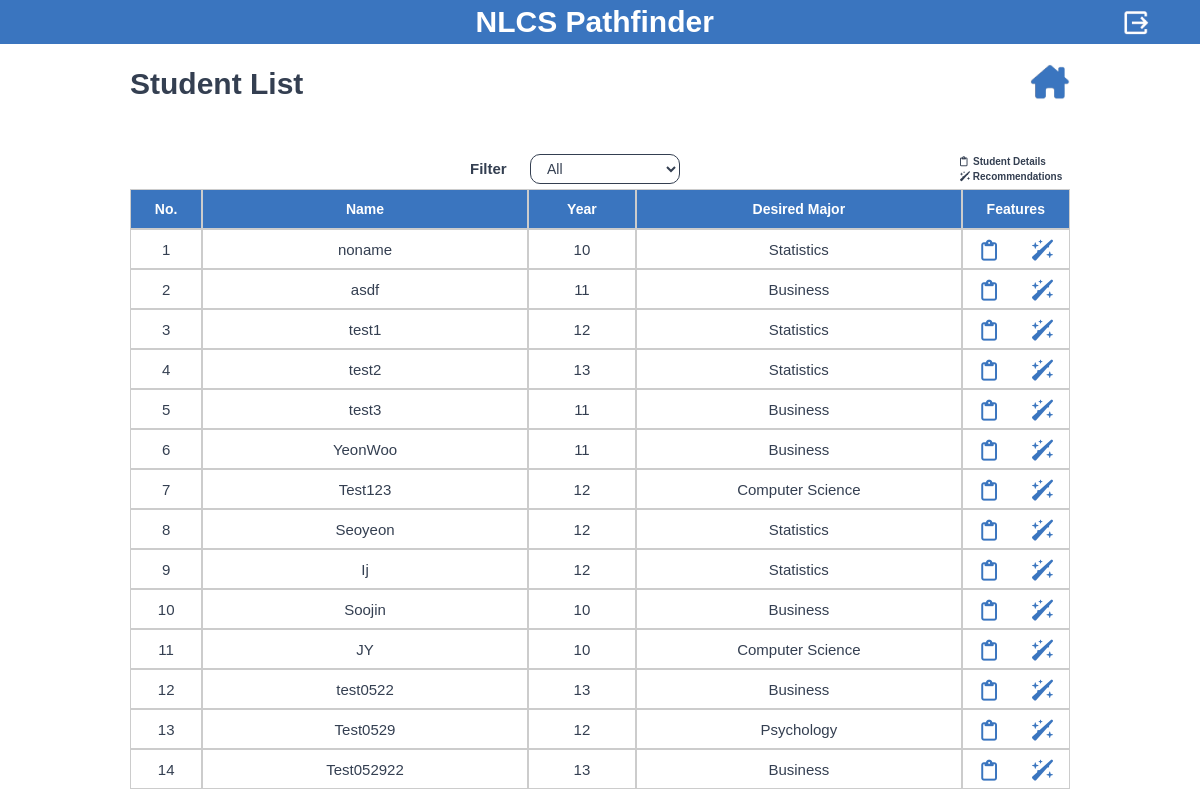
The app's page /counselor-checkstudents/0/ (signed in) with its own data.
### student/models.py (models this page shows, shortened)
class Student(models.Model):
    GRADE_CHOICES = [
        (10, 'Year 10'),
        (11, 'Year 11'),
        (12, 'Year 12'),
        (13, 'Year 13'),
    ]
    name = models.TextField(max_length=60, default="noname")
    grade = models.IntegerField(choices=GRADE_CHOICES)
    university = models.ForeignKey(University, on_delete=models.CASCADE, default=None)
    major = models.ForeignKey(Major, on_delete=models.CASCADE)
    ib_subject = models.TextField(max_length=60, null=True)
    ib_ia_title = models.TextField(max_length=250, null=True)
    strength = models.TextField(max_length=5000, null=True)
    weakness = models.TextField(max_length=5000, null=True)
    recommendation = models.TextField(max_length=5000, null=True)
    is_active = models.BooleanField(default=True)

### manager/models.py (models this page shows)
class Major(models.Model):
    name = models.CharField(max_length=50)
    def __str__(self):
        return self.name

### counselor/views.py (the view)
# urls.py: path('counselor-checkstudents/<int:year>/', views.counselor_checkstudents, name='counselor-checkstudents'),
@login_required
def counselor_checkstudents(request, year):
    students = Student.objects.all()
    if year==0:
        pass
    else:
        students = Student.objects.filter(grade=year).order_by('pk')
    context ={
        'students' : students,
        'year': year,
        'year_list': [0, 10, 11, 12, 13],
    }
    return render(request, 'counselor_studentlist.html', context)

### counselor/templates/counselor_studentlist.html (shortened to what this page needs)
<!DOCTYPE html>
<html data-wf-page="660591289757c4fecd01eb71" data-wf-site="65dae9a8aed2bddc7d4faf42">
<head>
   {% load static %}
  <link href="{% static 'css/normalize.css' %}" rel="stylesheet" type="text/css">
  <link href="{% static 'css/webflow.css' %}" rel="stylesheet" type="text/css">
  <link href="{% static 'css/2024-ia-gyumin.webflow.css' %}" rel="stylesheet" type="text/css">
</head>
<body class="body">
<form method="POST">
  <section class="sectionmaintitle sectionheader sectionheaderlogout">
    <h1 class="headingmaintitle">                NLCS Pathfinder</h1>
    <div id="w-node-_7faeb067-fd85-4e07-d92f-56174e8bb518-889d31a9" class="divblocklogoutbuttonwrap">
      <a href="{% url 'counselor-logout' %}" style="text-decoration:none"><img class="img-fluid" src="{% static 'img/logout.png' %}" alt="Logo"></a>
    </div>
  </section>
  <section class="section-2">
    <div class="w-layout-blockcontainer containerstdregheader w-container">
      <div class="divstdregessentialheader">
        <div id="w-node-f18b932d-7f52-d60e-bbf3-5157eddd1049-cd01eb71" class="divstdregheaderleft">
          <h1 class="headingstdregheaderleft">Student List</h1>
        </div>
        <div id="w-node-_99867401-9b1f-be79-e3d1-4157feefab60-cd01eb71" class="divstdregheaderright">
          <a class="divhousebutton" href="{% url 'counselor-main' %}" style="text-decoration:none"><img class="img-fluid" src="{% static 'img/home.png' %}" alt="Logo"></a>
        </div>
      </div>
    </div>
    <div class="w-layout-blockcontainer containercslstdlistfilter w-container">
      <div class="divblockcslstdlistfiltertotalgrid">
        <div id="w-node-_04b2b2d0-868f-9733-91e6-02bd12764990-cd01eb71" class="divblockcslstdlistfiltergrid">
          <h1 id="w-node-aecbbcb3-fbd4-3d55-dbd3-b318bce0ad78-cd01eb71" class="headingcslstdlistfiltertext">Filter</h1>
          <div id="w-node-a5bcddf1-e770-0d01-22b5-c6b245a3a033-c13b438c" class="divblockcslstdlistfilterselection">
          <div class="form-block w-form">
            <form id="email-form" name="email-form" data-name="Email Form" method="get" data-wf-page-id="65db4546ff2046f1c13b438c" data-wf-element-id="62d8a4b0-fd6a-edcc-e17c-18945199994b">
              <select id="field" name="field" data-name="Field" onchange="this.options[this.selectedIndex].value && (window.location = this.options[this.selectedIndex].value);" class="selectfieldstdlistfilter w-select">
                {% for y in year_list %}
                {% if y == year %}
                {% if y == 0 %}
                <option value="{% url 'counselor-checkstudents' 0 %}" selected>All</option>
                {% else %}
                <option value="{% url 'counselor-checkstudents' y %}" selected>Year {{ y }}</option>
                {% endif %}
                {% else %}
                {% if y == 0 %}
                <option value="{% url 'counselor-checkstudents' 0 %}">All</option>
                {% else %}
                <option value="{% url 'counselor-checkstudents' y %}">Year {{ y }}</option>
                {% endif %}
                {% endif %}
                {% endfor %}
              </select>
            </form>
          </div>
        </div>
        </div>
        <div id="w-node-b5251225-6926-9fda-2a61-a21aa34179a1-cd01eb71" class="divblockcslstdlistfeaturesgrid">
          <div id="w-node-eb4dac6e-d2b9-126b-00b2-683c0e990921-cd01eb71" class="divblockcslstdlistfeaturestext">
            <h1 class="headingcslstdlistfeatures"><i class="fa-regular fa-clipboard"></i>  Student Details</h1>
          </div>
          <div id="w-node-_29df38e5-fea7-7f0f-6469-0d83d338f040-cd01eb71" class="divblockcslstdlistfeaturestext">
            <h1 class="headingcslstdlistfeatures"><i class="fa-solid fa-wand-sparkles"></i> Recommendations</h1>
          </div>
        </div>
      </div>
    </div>
    <div class="w-layout-blockcontainer containercslstdlist w-container">
      <div class="divcslstdlisttable">
        <div id="w-node-cf370158-e546-3441-ffe0-6c4fa484b8b1-cd01eb71" class="divtablestdlistheader">No.</div>
        <div id="w-node-e06b81cd-ba85-55b8-9b0d-b3d87825d772-cd01eb71" class="divtablestdlistheader">Name</div>
        <div id="w-node-bb5e6395-51e4-5298-146c-524bc37f5fd3-cd01eb71" class="divtablestdlistheader">Year</div>
        <div id="w-node-bb5e6395-51e4-5298-146c-524bc37f5fd3-cd01eb72" class="divtablestdlistheader">Desired Major</div>
        <div id="w-node-_41e9e996-4989-9903-5743-0cad7c0a8549-cd01eb71" class="divtablestdlistheader">Features</div>
        {% for student in students %}
        <div id="w-node-_179c3a27-b557-71e4-c74d-f36f7d2376ff-cd01eb71" class="divcslstddetailstabledata">
          <h1 class="headingcsltableuserlistdata">{{ forloop.counter }}</h1>
        </div>
        <div id="w-node-_5197f733-7904-6cc7-9ecc-baf557ef89ba-cd01eb71" class="divcslstddetailstabledata">
          <h1 class="headingcsltableuserlistdata">{{ student.name }}</h1>
        </div>
        <div id="w-node-_2a811ce6-2efa-3a34-5816-e5649499b8b6-cd01eb71" class="divcslstddetailstabledata">
          <h1 class="headingcsltableuserlistdata">{{ student.grade }}</h1>
        </div>
        <div id="w-node-_2a811ce6-2efa-3a34-5816-e5649499b8b6-cd01eb72" class="divcslstddetailstabledata">
          <h1 class="headingcsltableuserlistdata">{{ student.major }}</h1>
        </div>
        <div id="w-node-_573c2063-d6c8-ff47-7c7c-58a188843c20-cd01eb71" class="divcsltablestdlistdatafeature">
          <div id="w-node-_3e8801d4-8715-003d-5414-e7dd378048ea-cd01eb71" class="divblockstdlistfeaturesicon">
            <a class="divhousebutton" href="{% url 'counselor-checkdetails' student.id %}" style="text-decoration:none" >
            </a>
          </div>
          <div id="w-node-_50fd79fd-8824-1102-39d9-1b80c9a35d81-cd01eb71" class="divblockstdlistfeaturesicon">
            <a class="divhousebutton" href="{% url 'counselor-studdashboarddetail' student.id %}" style="text-decoration:none" >
            </a>
          </div>
        </div>
        {% endfor %}
      </div>
    </div>
  </section>
</form>
</body>
</html>

### static/css/webflow.css (style rules this page uses)
* { -webkit-box-sizing: border-box; -moz-box-sizing: border-box; box-sizing: border-box; }
html { height: 100%; }
body { margin: 0; min-height: 100%; background-color: #fff; font-family: Arial, sans-serif; font-size: 14px; line-height: 20px; color: #333; }
img { max-width: 100%; vertical-align: middle; display: inline-block; }
h1, h2, h3, h4, h5, h6 { font-weight: bold; margin-bottom: 10px; }
h1 { font-size: 38px; line-height: 44px; margin-top: 20px; }
.w-form { margin: 0 0 15px; }
.w-input, .w-select { display: block; width: 100%; height: 38px; padding: 8px 12px; margin-bottom: 10px; font-size: 14px; line-height: 1.42857143; color: #333333; vertical-align: middle; background-color: #ffffff; border: 1px solid #cccccc; }
.w-select { background-color: #f3f3f3; }
.w-container { margin-left: auto; margin-right: auto; max-width: 940px; }
.w-container:before, .w-container:after { content: " "; display: table; grid-column-start: 1; grid-row-start: 1; grid-column-end: 2; grid-row-end: 2; }
.w-container:after { clear: both; }

### records on screen
Student: name "noname", grade "10", major "Statistics"
Student: name "asdf", grade "11", major "Business"
Student: name "test1", grade "12", major "Statistics"
Student: name "test2", grade "13", major "Statistics"
Student: name "test3", grade "11", major "Business"
Student: name "YeonWoo", grade "11", major "Business"
Student: name "Test123", grade "12", major "Computer Science"
Student: name "Seoyeon", grade "12", major "Statistics"
Student: name "Ij", grade "12", major "Statistics"
Student: name "Soojin", grade "10", major "Business"
Student: name "JY", grade "10", major "Computer Science"
Student: name "test0522", grade "13", major "Business"
Student: name "Test0529", grade "12", major "Psychology"
Student: name "Test052922", grade "13", major "Business"
